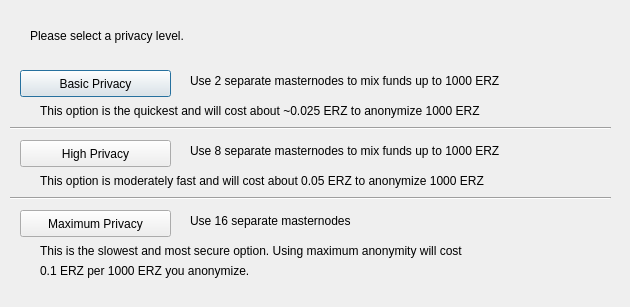
<?xml version="1.0" encoding="UTF-8"?>
<ui version="4.0">
 <class>DarksendConfig</class>
 <widget class="QDialog" name="DarksendConfig">
  <property name="geometry">
   <rect>
    <x>0</x>
    <y>0</y>
    <width>630</width>
    <height>307</height>
   </rect>
  </property>
  <property name="windowTitle">
   <string>Configure Darksend</string>
  </property>
  <widget class="QPushButton" name="buttonBasic">
   <property name="geometry">
    <rect>
     <x>20</x>
     <y>70</y>
     <width>151</width>
     <height>27</height>
    </rect>
   </property>
   <property name="text">
    <string>Basic Privacy</string>
   </property>
  </widget>
  <widget class="QPushButton" name="buttonHigh">
   <property name="geometry">
    <rect>
     <x>20</x>
     <y>140</y>
     <width>151</width>
     <height>27</height>
    </rect>
   </property>
   <property name="text">
    <string>High Privacy</string>
   </property>
  </widget>
  <widget class="QPushButton" name="buttonMax">
   <property name="geometry">
    <rect>
     <x>20</x>
     <y>210</y>
     <width>151</width>
     <height>27</height>
    </rect>
   </property>
   <property name="text">
    <string>Maximum Privacy</string>
   </property>
  </widget>
  <widget class="QLabel" name="label">
   <property name="geometry">
    <rect>
     <x>30</x>
     <y>20</y>
     <width>571</width>
     <height>31</height>
    </rect>
   </property>
   <property name="text">
    <string>Please select a privacy level.</string>
   </property>
  </widget>
  <widget class="QLabel" name="label_2">
   <property name="geometry">
    <rect>
     <x>190</x>
     <y>70</y>
     <width>421</width>
     <height>21</height>
    </rect>
   </property>
   <property name="text">
    <string>Use 2 separate masternodes to mix funds up to 1000 ERZ</string>
   </property>
  </widget>
  <widget class="QLabel" name="label_3">
   <property name="geometry">
    <rect>
     <x>190</x>
     <y>140</y>
     <width>411</width>
     <height>21</height>
    </rect>
   </property>
   <property name="text">
    <string>Use 8 separate masternodes to mix funds up to 1000 ERZ</string>
   </property>
  </widget>
  <widget class="QLabel" name="label_4">
   <property name="geometry">
    <rect>
     <x>190</x>
     <y>210</y>
     <width>421</width>
     <height>21</height>
    </rect>
   </property>
   <property name="text">
    <string>Use 16 separate masternodes</string>
   </property>
  </widget>
  <widget class="QLabel" name="label_6">
   <property name="geometry">
    <rect>
     <x>40</x>
     <y>100</y>
     <width>561</width>
     <height>21</height>
    </rect>
   </property>
   <property name="text">
    <string>This option is the quickest and will cost about ~0.025 ERZ to anonymize 1000 ERZ</string>
   </property>
  </widget>
  <widget class="QLabel" name="label_7">
   <property name="geometry">
    <rect>
     <x>40</x>
     <y>170</y>
     <width>561</width>
     <height>21</height>
    </rect>
   </property>
   <property name="text">
    <string>This option is moderately fast and will cost about 0.05 ERZ to anonymize 1000 ERZ</string>
   </property>
  </widget>
  <widget class="QLabel" name="label_8">
   <property name="geometry">
    <rect>
     <x>40</x>
     <y>240</y>
     <width>561</width>
     <height>21</height>
    </rect>
   </property>
   <property name="text">
    <string>This is the slowest and most secure option. Using maximum anonymity will cost</string>
   </property>
  </widget>
  <widget class="QLabel" name="label_9">
   <property name="geometry">
    <rect>
     <x>40</x>
     <y>260</y>
     <width>561</width>
     <height>21</height>
    </rect>
   </property>
   <property name="text">
    <string>0.1 ERZ per 1000 ERZ you anonymize.</string>
   </property>
  </widget>
  <widget class="Line" name="line">
   <property name="geometry">
    <rect>
     <x>10</x>
     <y>120</y>
     <width>601</width>
     <height>16</height>
    </rect>
   </property>
   <property name="orientation">
    <enum>Qt::Horizontal</enum>
   </property>
  </widget>
  <widget class="Line" name="line_2">
   <property name="geometry">
    <rect>
     <x>10</x>
     <y>190</y>
     <width>601</width>
     <height>16</height>
    </rect>
   </property>
   <property name="orientation">
    <enum>Qt::Horizontal</enum>
   </property>
  </widget>
 </widget>
 <resources/>
 <connections/>
</ui>
